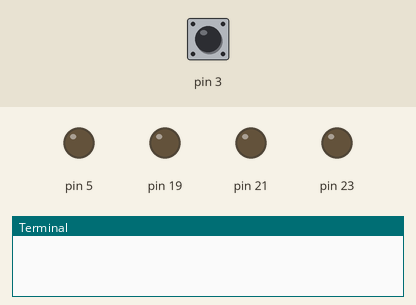
This program was run on a simulated Raspberry Pi (header pin numbers). Parts: output pins drawn as LEDs (lit = HIGH), the last lines printed to the terminal. The inputs (shaded band) are chosen by the test bench; at power-on: pin 3 LOW.

Above: at 1.2 s.
1.3 s: pin 3 pulled HIGH for 3.2 s
At 2.3 s:
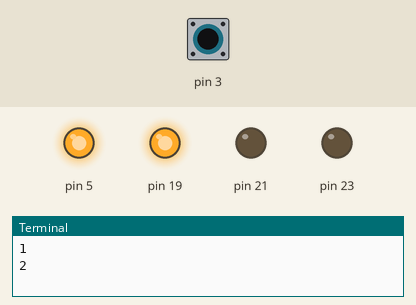
At 4.3 s:
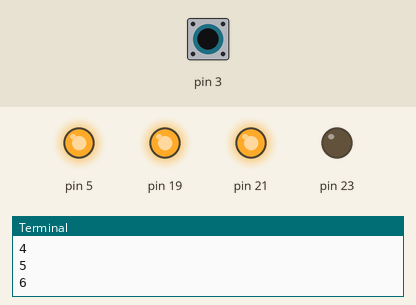
Timing chart, 0 to 5.8 s (numbered marks = the images above; inputs shaded):
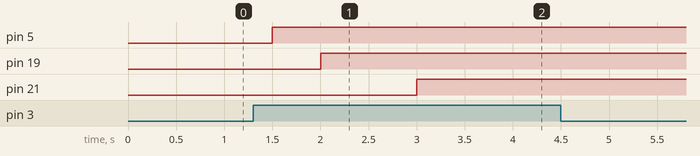

The program:

qqch.py
```python
import RPi.GPIO as GPIO
import time
import copy

GPIO.setmode(GPIO.BOARD)

GPIO.setup(5, GPIO.OUT)
GPIO.setup(19, GPIO.OUT)
GPIO.setup(21, GPIO.OUT)
GPIO.setup(23, GPIO.OUT)

GPIO.output(5, GPIO.LOW)
GPIO.output(19, GPIO.LOW)
GPIO.output(21, GPIO.LOW)
GPIO.output(23, GPIO.LOW)

GPIO.setup(3, GPIO.IN, pull_up_down=GPIO.PUD_DOWN)

count = 0


while True:
    if GPIO.input(3) == GPIO.HIGH:
        count += 1
        if count > 8:
            count = 0

        print(count)

        fake = copy.deepcopy(count)

        if fake == 8:
            GPIO.output(23, GPIO.HIGH)
            fake -= 8
        else:
            GPIO.output(23, GPIO.LOW)
        if fake >= 4:
            GPIO.output(21, GPIO.HIGH)
            fake -= 4
        else:
            GPIO.output(23, GPIO.LOW)
        if fake >= 2:
            GPIO.output(19, GPIO.HIGH)
            fake -= 2
        else:
            GPIO.output(23, GPIO.LOW)
        if fake >= 1:
            GPIO.output(5, GPIO.HIGH)
            fake -= 1
        else:
            GPIO.output(23, GPIO.LOW)
    time.sleep(0.5)
```

Measured:
- after the input at 1.3 s, pin 5: LOW → HIGH after 0.20 s; pin 19: LOW → HIGH after 0.70 s; pin 21: LOW → HIGH after 1.7 s
